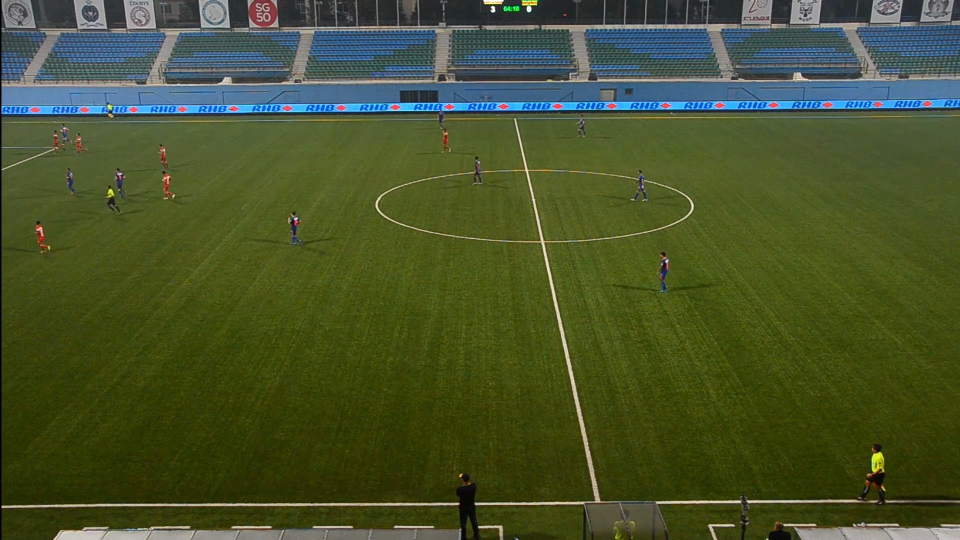
#> input picture imageCentre.jpg, 1920 x 1080 px (shown at 1/2 size)
$ python alignImagesRansac.py . imageCentre.jpg out   (Python 2 division)   (older library calls are emulated)
#> lines starting #> are read from the running program, lines starting #| are printed output that depends on the picture; after the words box and inside, x2 and y2 are one past the last pixel; in counts of white or black regions, pixels touching at a corner belong together; long printed decimals are rounded
#> further down, base_img_rgb is the input picture: shape (1080, 1920, 3); mean B, G, R 43.8, 82.6, 71.3
#!/usr/bin/python

import os
import sys
import cv2
import math
import numpy as np
import utils

from numpy import linalg

def filter_matches(matches, ratio = 0.75):
    filtered_matches = []
    for m in matches:
        if len(m) == 2 and m[0].distance < m[1].distance * ratio:
            filtered_matches.append(m[0])

    return filtered_matches

def imageDistance(matches):

    sumDistance = 0.0

    for match in matches:

        sumDistance += match.distance

    return sumDistance

def findDimensions(image, homography):
    base_p1 = np.ones(3, np.float32)
    base_p2 = np.ones(3, np.float32)
    base_p3 = np.ones(3, np.float32)
    base_p4 = np.ones(3, np.float32)

    (y, x) = image.shape[:2]

    base_p1[:2] = [0,0]
    base_p2[:2] = [x,0]
    base_p3[:2] = [0,y]
    base_p4[:2] = [x,y]

    max_x = None
    max_y = None
    min_x = None
    min_y = None

    for pt in [base_p1, base_p2, base_p3, base_p4]:

        hp = np.matrix(homography, np.float32) * np.matrix(pt, np.float32).T

        hp_arr = np.array(hp, np.float32)

        normal_pt = np.array([hp_arr[0]/hp_arr[2], hp_arr[1]/hp_arr[2]], np.float32)

        if ( max_x == None or normal_pt[0,0] > max_x ):
            max_x = normal_pt[0,0]

        if ( max_y == None or normal_pt[1,0] > max_y ):
            max_y = normal_pt[1,0]

        if ( min_x == None or normal_pt[0,0] < min_x ):
            min_x = normal_pt[0,0]

        if ( min_y == None or normal_pt[1,0] < min_y ):
            min_y = normal_pt[1,0]

    min_x = min(0, min_x)
    min_y = min(0, min_y)

    return (min_x, min_y, max_x, max_y)

def stitchImages(base_img_rgb, dir_list, output, round):

#> called with output = 'out', round = 0
    if ( len(dir_list) < 1 ):
        return base_img_rgb


    base_img = cv2.cvtColor(base_img_rgb,cv2.COLOR_BGR2GRAY)
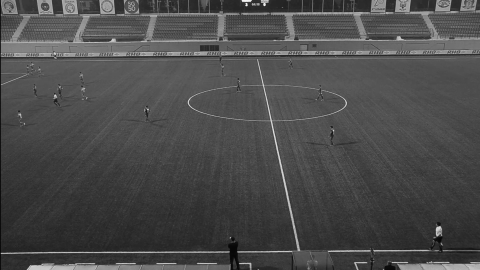
#> base_img: shape (1080, 1920) (shown at 1/4 size); min 0, max 255, mean 74.8

    # Use the SIFT feature detector
    detector = cv2.SIFT()

    # Find key points in base image for motion estimation
    base_features, base_descs = detector.detectAndCompute(base_img, None)
#> base_features = 10140 keypoints; strongest (x, y, size): (1058, 19, 6.7), (986, 15, 4.5), (921, 951, 3.5), (6, 1013, 4)

    # [8 lines of commented-out code are left out]
    FLANN_INDEX_KDTREE = 1  # bug: flann enums are missing
    flann_params = dict(algorithm = FLANN_INDEX_KDTREE,
        trees = 5)
    matcher = cv2.FlannBasedMatcher(flann_params, {})

    print "Iterating through next images..."

    closestImage = None

    # TODO: Thread this loop since each iteration is independent


    # Find the best next image from the remaining images
    for next_img_path in dir_list:

        print "Reading %s..." % next_img_path

        if ( key_frame_file in next_img_path ):
            print "\t Skipping %s..." % key_frame
            continue

        # Read in the next image...
        next_img_rgb = cv2.imread(next_img_path)
        next_img = cv2.GaussianBlur(cv2.cvtColor(next_img_rgb,cv2.COLOR_BGR2GRAY), (5,5), 0)

        # if ( next_img.shape != base_img.shape ):
        #     print "\t Skipping %s, bad shape: %s" % (next_img_path, next_img.shape)
        #     continue

        print "\t Finding points..."

        # Find points in the next frame
        next_features, next_descs = detector.detectAndCompute(next_img, None)

        matches = matcher.knnMatch(next_descs, trainDescriptors=base_descs, k=2)

        print "\t Match Count: ", len(matches)

        matches_subset = filter_matches(matches)

        print "\t Filtered Match Count: ", len(matches_subset)

        distance = imageDistance(matches_subset)

        print "\t Distance from Key Image: ", distance

        averagePointDistance = distance/float(len(matches_subset))

        print "\t Average Distance: ", averagePointDistance

        kp1 = []
        kp2 = []

        for match in matches_subset:
            kp1.append(base_features[match.trainIdx])
            kp2.append(next_features[match.queryIdx])

        p1 = np.array([k.pt for k in kp1])
        p2 = np.array([k.pt for k in kp2])

        H, status = cv2.findHomography(p1, p2, cv2.RANSAC, 5.0)
        print '%d / %d  inliers/matched' % (np.sum(status), len(status))

        inlierRatio = float(np.sum(status)) / float(len(status))

        # if ( closestImage == None or averagePointDistance < closestImage['dist'] ):
        if ( closestImage == None or inlierRatio > closestImage['inliers'] ):
            closestImage = {}
            closestImage['h'] = H
            closestImage['inliers'] = inlierRatio
            closestImage['dist'] = averagePointDistance
            closestImage['path'] = next_img_path
            closestImage['rgb'] = next_img_rgb
            closestImage['img'] = next_img
            closestImage['feat'] = next_features
            closestImage['desc'] = next_descs
            closestImage['match'] = matches_subset
#> pass 2 of the loop in stitchImages, `for next_img_path in dir_list:`:
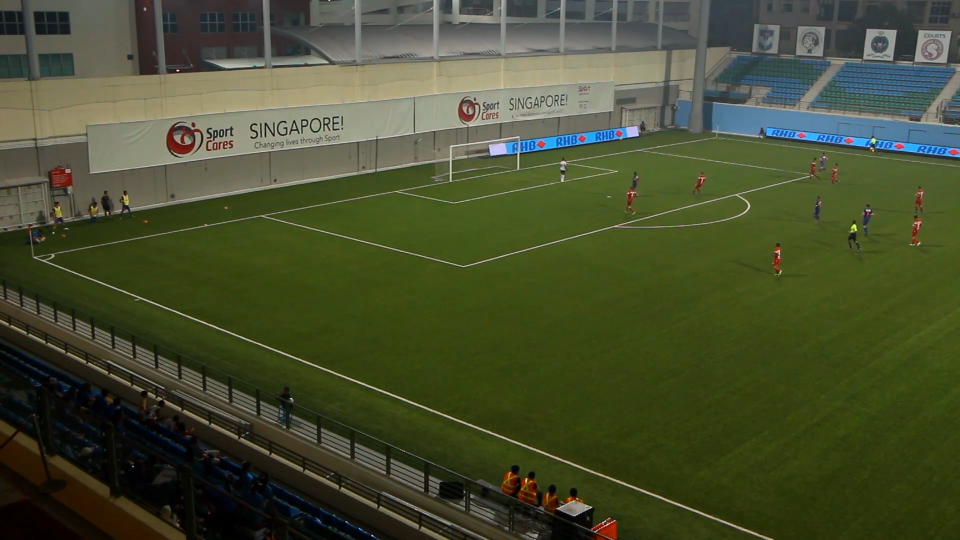
#> input picture imageLeft.jpg, 1920 x 1080 px (shown at 1/2 size)
#> in stitchImages, next_img_rgb is the input picture: shape (1080, 1920, 3); mean B, G, R 47.7, 77.9, 71.2
#> in stitchImages, `next_img = cv2.GaussianBlur(cv2.cvtColor(next_img_rgb,cv2.COLOR_BGR2GR..`:
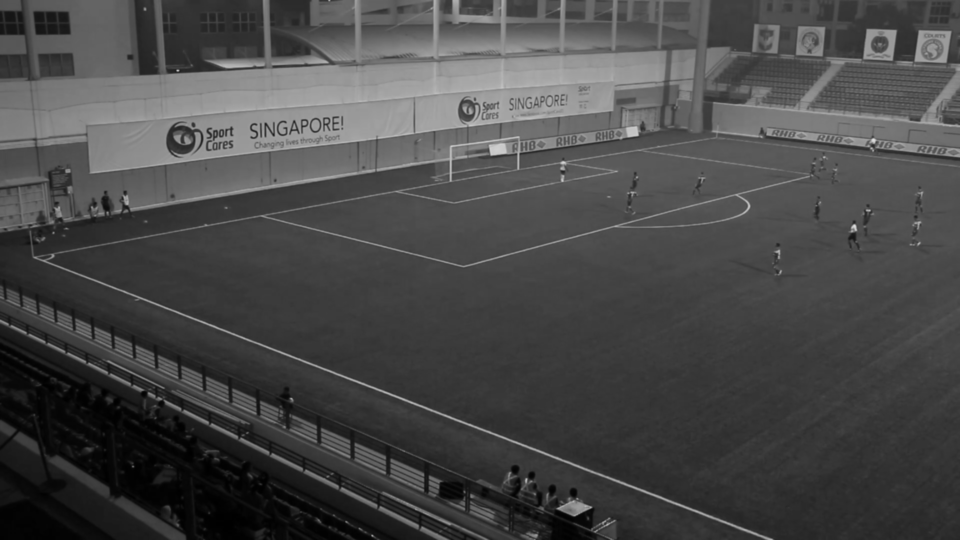
#> next_img: shape (1080, 1920) (shown at 1/2 size); min 0, max 225, mean 72.4
#> next_features = 2682 keypoints; strongest (x, y, size): (355, 141, 2.9), (1708, 453, 6.6), (1708, 454, 7.3), (1747, 281, 6)
#> matches = 2682 matches
#| 	 Match Count:  2682
#> after the loop in filter_matches, `for m in matches:`: filtered_matches = 112 matches
#| 	 Filtered Match Count:  112
#> the loop in imageDistance, `for match in matches: ` made 112 passes
#> sumDistance on passes 1 to 4: 198, 363.7, 647, 870.7
#> after the loop in imageDistance, `for match in matches:`: sumDistance = 20536.2
#| 	 Distance from Key Image:  20536.177
#> averagePointDistance = 183.4
#| 	 Average Distance:  183.359
#> the loop in stitchImages, `for match in matches_subset:` made 112 passes
#> after the loop in stitchImages, `for match in matches_subset:`: kp1 = 112 keypoints; strongest (x, y, size): (1754, 916, 16.8), (1498, 1003, 4.6), (221, 382, 5.8), (219, 214, 5.8); kp2 = 112 keypoints; strongest (x, y, size): (1708, 453, 6.6), (1747, 281, 6), (1557, 503, 5.3), (1498, 412, 4.1)
#> p1 = 112 pairs, first value 25 to 1872.6, second value 6.66 to 1065
#> p2 = 112 pairs, first value 18.62 to 1905.5, second value 25.93 to 1066.1
#> H = [[0.349, -0.205, 1591.2], [0.00619, 0.951, 56.61], [-0.00035, 2.15e-05, 1]]; status = 112 values, max 1 at index 34, min 0 at index 0, mean 0.527
#| 59 / 112  inliers/matched
#> inlierRatio = 0.527

    print "Closest Image: ", closestImage['path']
#| Closest Image:  ./imageLeft.jpg
    print "Closest Image Ratio: ", closestImage['inliers']
#| Closest Image Ratio:  0.5268

    new_dir_list = filter(lambda x: x != closestImage['path'], dir_list)
#> new_dir_list = ['./imageCentre.jpg']

    # utils.showImage(closestImage['img'], scale=(0.2, 0.2), timeout=0)
    # cv2.destroyAllWindows()

    H = closestImage['h']
    H = H / H[2,2]
    H_inv = linalg.inv(H)
#> H_inv = [[1.1, 0.276, -1759.3], [-0.03, 1.04, -11.45], [0.000384, 7.41e-05, 0.385]]

    if ( closestImage['inliers'] > 0.1 ): # and

        (min_x, min_y, max_x, max_y) = findDimensions(closestImage['img'], H_inv)
#> the loop in findDimensions, `for pt in [base_p1, base_p2, base_p3, base_p4]: ` made 4 passes
#> (hp_arr, max_x, max_y, min_x, min_y) on pass 1: ([-1759.3, -11.45, 0.385], -4571.1, -29.75, -4571.1, -29.75)
#> after the loop in findDimensions, `for pt in [base_p1, base_p2, base_p3, base_p4]:`: max_x = 534.7; max_y = 2402.5; min_x = -4571.1; min_y = -61.49
#> min_x = -4571.1; min_y = -61.49; max_x = 534.7; max_y = 2402.5

        # Adjust max_x and max_y by base img size
        max_x = max(max_x, base_img.shape[1])
#> max_x = 1920
        max_y = max(max_y, base_img.shape[0])

        move_h = np.matrix(np.identity(3), np.float32)

        if ( min_x < 0 ):
            move_h[0,2] += -min_x
            max_x += -min_x
#> max_x = 6491.1

        if ( min_y < 0 ):
            move_h[1,2] += -min_y
            max_y += -min_y
#> max_y = 2463.9

        print "Homography: \n", H
#| Homography:
#|  [[ 3.49427829e-01 -2.05135958e-01  1.59116339e+03]
#|  [ 6.19136661e-03  9.51484517e-01  5.66089311e+01]
#|  [-3.49768979e-04  2.14616170e-05  1.00000000e+00]]
        print "Inverse Homography: \n", H_inv
#| Inverse Homography:
#|  [[ 1.09587569e+00  2.75949587e-01 -1.75933850e+03]
#|  [-2.99739776e-02  1.04478527e+00 -1.14506817e+01]
#|  [ 3.83946613e-04  7.40958242e-05  3.84883720e-01]]
        print "Min Points: ", (min_x, min_y)
#| Min Points:  (-4571.091, -61.495)

        mod_inv_h = move_h * H_inv
#> mod_inv_h = [[2.85, 0.615, -5.92e-05], [-0.00636, 1.05, 12.22], [0.000384, 7.41e-05, 0.385]]

        img_w = int(math.ceil(max_x))
#> img_w = 6492
        img_h = int(math.ceil(max_y))
#> img_h = 2464

        print "New Dimensions: ", (img_w, img_h)
#| New Dimensions:  (6492, 2464)

        # Warp the new image given the homography from the old image
        base_img_warp = cv2.warpPerspective(base_img_rgb, move_h, (img_w, img_h))
        print "Warped base image"

        # utils.showImage(base_img_warp, scale=(0.2, 0.2), timeout=5000)
        # cv2.destroyAllWindows()

        next_img_warp = cv2.warpPerspective(closestImage['rgb'], mod_inv_h, (img_w, img_h))
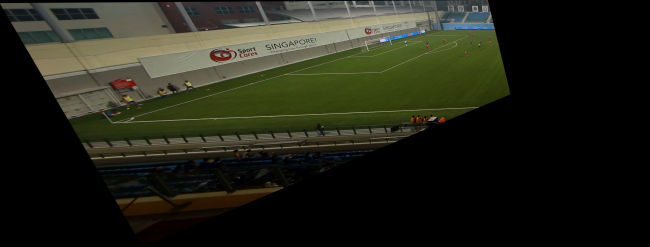
#> next_img_warp: shape (2464, 6492, 3) (shown at 1/10 size); mean of channels 0, 1, 2 24.2, 36.1, 34.9; drawn as B, G, R
        print "Warped next image"

        # utils.showImage(next_img_warp, scale=(0.2, 0.2), timeout=5000)
        # cv2.destroyAllWindows()

        # Put the base image on an enlarged palette
        enlarged_base_img = np.zeros((img_h, img_w, 3), np.uint8)

        print "Enlarged Image Shape: ", enlarged_base_img.shape
#| Enlarged Image Shape:  (2464, 6492, 3)
        print "Base Image Shape: ", base_img_rgb.shape
#| Base Image Shape:  (1080, 1920, 3)
        print "Base Image Warp Shape: ", base_img_warp.shape
#| Base Image Warp Shape:  (2464, 6492, 3)

        # enlarged_base_img[y:y+base_img_rgb.shape[0],x:x+base_img_rgb.shape[1]] = base_img_rgb
        # enlarged_base_img[:base_img_warp.shape[0],:base_img_warp.shape[1]] = base_img_warp

        # Create a mask from the warped image for constructing masked composite
        (ret,data_map) = cv2.threshold(cv2.cvtColor(next_img_warp, cv2.COLOR_BGR2GRAY),
            0, 255, cv2.THRESH_BINARY)
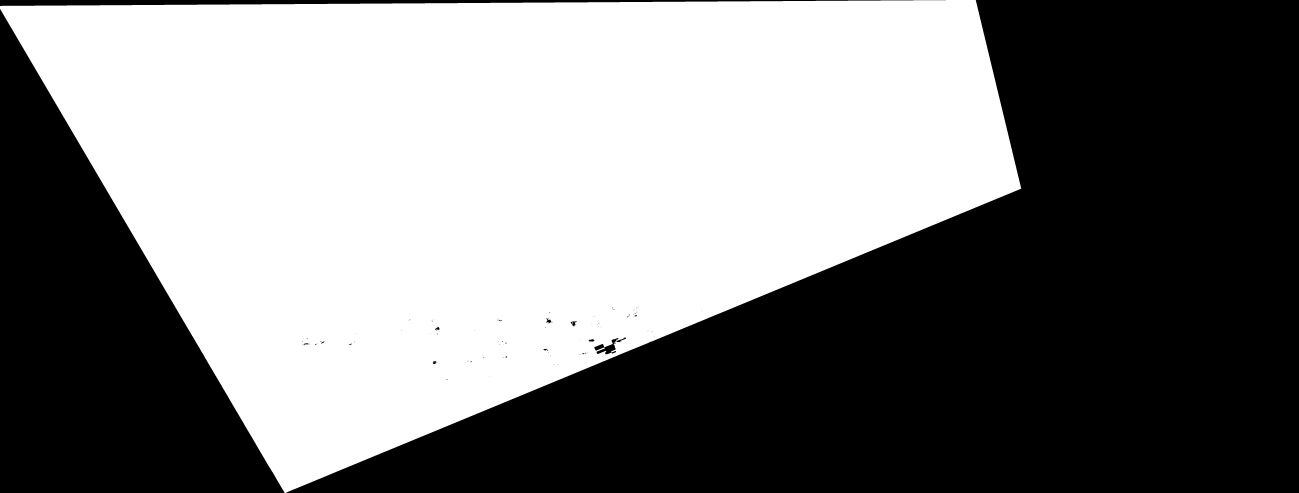
#> data_map: shape (2464, 6492) (shown at 1/5 size); 49.3% white; 2 white regions (1 under 20 px), largest, box (x1, y1, x2, y2) and area: (0, 0, 5106, 2464) 7879655

        enlarged_base_img = cv2.add(enlarged_base_img, base_img_warp,
            mask=np.bitwise_not(data_map),
            dtype=cv2.CV_8U)
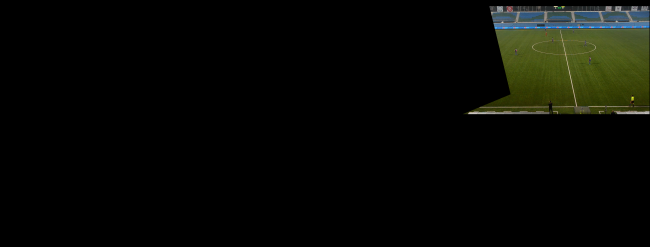
#> enlarged_base_img: shape (2464, 6492, 3) (shown at 1/10 size); mean B, G, R 4.6, 8.5, 7.4

        # Now add the warped image
        final_img = cv2.add(enlarged_base_img, next_img_warp,
            dtype=cv2.CV_8U)
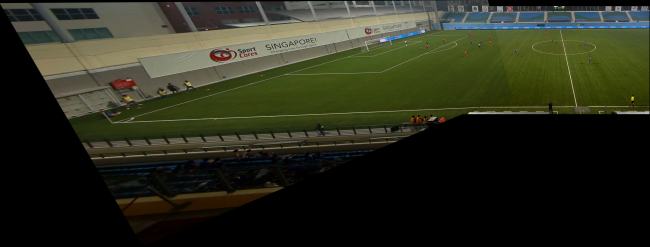
#> final_img: shape (2464, 6492, 3) (shown at 1/10 size); mean B, G, R 28.8, 44.6, 42.3

        # utils.showImage(final_img, scale=(0.2, 0.2), timeout=0)
        # cv2.destroyAllWindows()

        # Crop off the black edges
        final_gray = cv2.cvtColor(final_img, cv2.COLOR_BGR2GRAY)
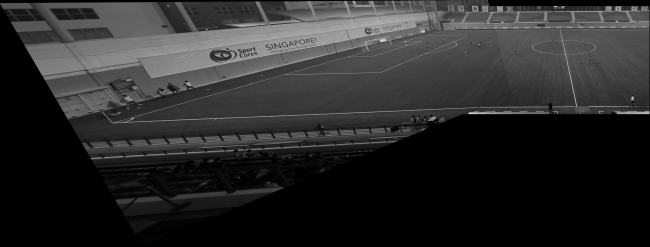
#> final_gray: shape (2464, 6492) (shown at 1/10 size); min 0, max 255, mean 42.1
        _, thresh = cv2.threshold(final_gray, 1, 255, cv2.THRESH_BINARY)
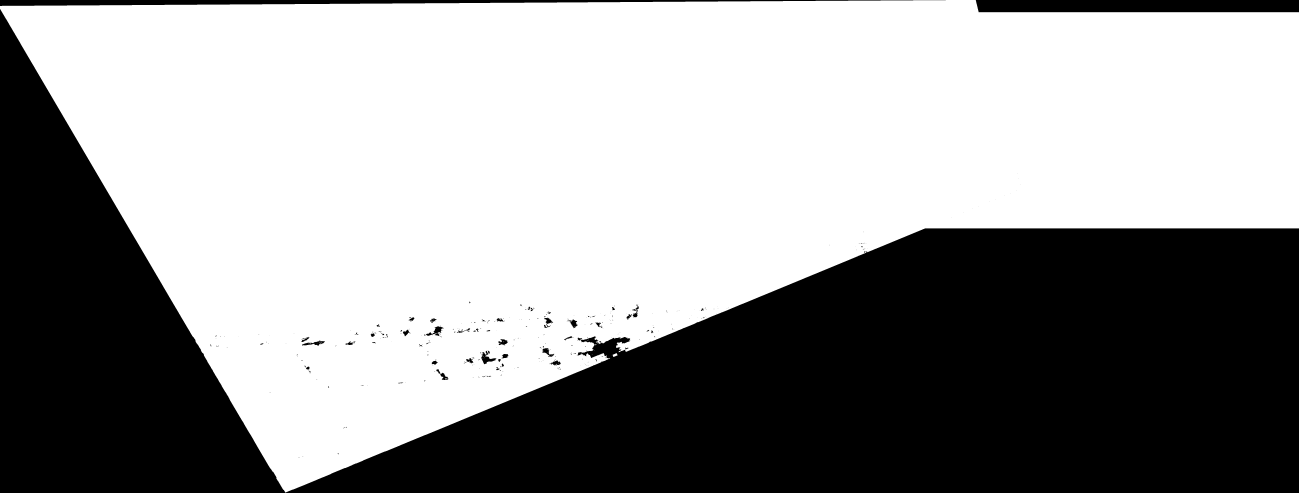
#> thresh: shape (2464, 6492) (shown at 1/5 size); 59.3% white; 384 black regions (291 under 20 px)
        contours, _ = cv2.findContours(thresh, cv2.RETR_EXTERNAL, cv2.CHAIN_APPROX_NONE)
#> contours = 13 contours, 11 with area under 20; largest, box (x1, y1, x2, y2) and area: (0, 0, 6492, 2463) 9501842, (3063, 1766, 3088, 1785) 238
        print "Found %d contours..." % (len(contours))
#> (printed output is left out)

        max_area = 0
        best_rect = (0,0,0,0)

        for cnt in contours:
            x,y,w,h = cv2.boundingRect(cnt)
            # print "Bounding Rectangle: ", (x,y,w,h)

            deltaHeight = h-y
            deltaWidth = w-x

            area = deltaHeight * deltaWidth

            if ( area > max_area and deltaHeight > 0 and deltaWidth > 0):
                max_area = area
                best_rect = (x,y,w,h)
#> this loop made 13 passes
#> (x, y, w, h, deltaHeight, deltaWidth, area, max_area) on pass 13: (0, 0, 6492, 2463, 2463, 6492, 15989796, 15989796)
#> after the loop, max_area = 15989796

        if ( max_area > 0 ):
            print "Maximum Contour: ", max_area
#| Maximum Contour:  15989796
            print "Best Rectangle: ", best_rect
#| Best Rectangle:  (0, 0, 6492, 2463)

            final_img_crop = final_img[best_rect[1]:best_rect[1]+best_rect[3],
                    best_rect[0]:best_rect[0]+best_rect[2]]

            # utils.showImage(final_img_crop, scale=(0.2, 0.2), timeout=0)
            # cv2.destroyAllWindows()

            final_img = final_img_crop

        # Write out the current round
        final_filename = "%s/%d.JPG" % (output, round)
        cv2.imwrite(final_filename, final_img)

        return stitchImages(final_img, new_dir_list, output, round+1)

    else:

        return stitchImages(base_img_rgb, new_dir_list, output, round+1)


 # ----------------------------------------------------------------------------

if ( len(sys.argv) < 4 ):
    print >> sys.stderr, ("Usage: %s <image_dir> <key_frame> <output>" % sys.argv[0])
    sys.exit(-1)

# output directory
output_dir = sys.argv[3]

# Key frame
key_frame = sys.argv[2]
key_frame_file = key_frame.split('/')[-1]

# Open the directory given in the arguments
dir_name = sys.argv[1]
dir_list = []
try:
    dir_list = os.listdir(dir_name)
    dir_list = filter(lambda x: x.find('jpg') > -1, dir_list)

except:
    print >> sys.stderr, ("Unable to open directory: %s" % dir_name)
    sys.exit(-1)

dir_list = map(lambda x: dir_name + "/" + x, dir_list)

dir_list = filter(lambda x: x != key_frame, dir_list)

base_img_rgb = cv2.imread(key_frame)
# utils.showImage(base_img_rgb, scale=(0.2, 0.2), timeout=0)
# cv2.destroyAllWindows()


#> (the run stopped early here; a loop or call above may not have finished)
